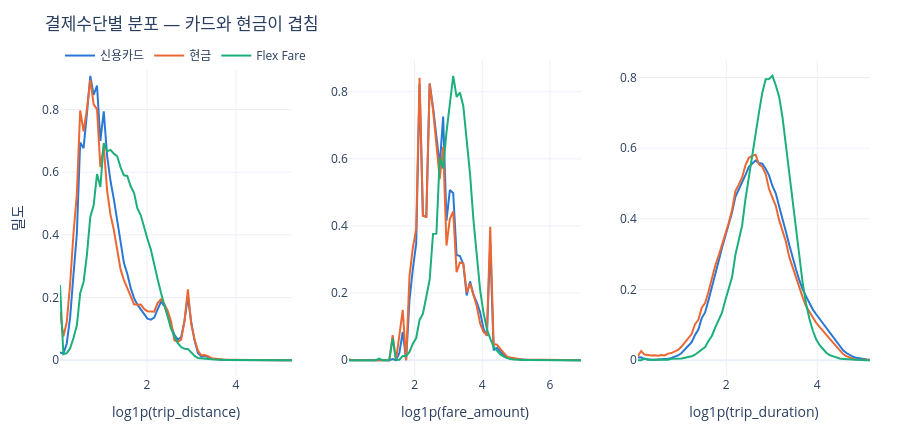

Here is the notebook cell this chart was saved with:
### Code cell
# 카드/현금 곡선이 거의 포개짐(d≈0) — Flex만 떨어짐. 원본 수치형은 카드vs현금엔 못 씀
cols = ["trip_distance", "fare_amount", "trip_duration"]
fig = make_subplots(rows=1, cols=3, horizontal_spacing=0.07)

for j, col in enumerate(cols, 1):
    edges = np.histogram_bin_edges(np.log1p(df[col].clip(lower=0)), bins=70)
    mid = (edges[:-1] + edges[1:]) / 2
    for c in ORDER:
        v = np.log1p(df.loc[df[TARGET] == c, col].clip(lower=0))
        dens, _ = np.histogram(v, bins=edges, density=True)
        fig.add_scatter(x=mid, y=dens, mode="lines", name=c, legendgroup=c,
                        showlegend=(j == 1), line=dict(color=COLOR[c], width=2),
                        row=1, col=j)
    fig.update_xaxes(title_text=f"log1p({col})", row=1, col=j)

fig.update_layout(title="결제수단별 분포 — 카드와 현금이 겹침", **LAYOUT)
fig.update_yaxes(title_text="밀도", row=1, col=1)
fig.show()

# 숫자로도 확인: 카드-현금 중앙값 차이가 거의 없음
df.groupby(TARGET)[cols].median().reindex(ORDER).round(2)
